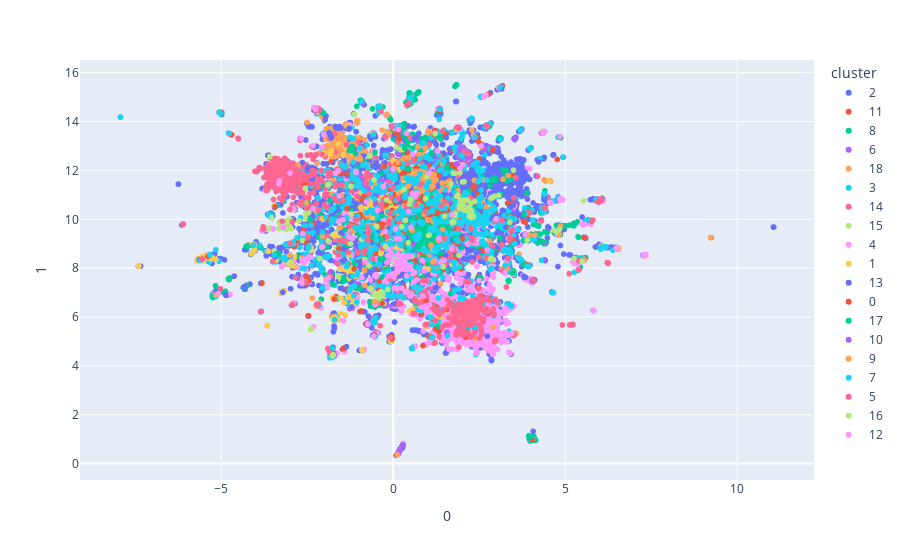

Write notebook code for a chart like this one.
### Code cell
fig = px.scatter(df_umap_es, x=0, y=1, color="cluster")
fig.show(rendere="notebook")

### Figure 1 — Plotly figure (JSON) as saved in the notebook; plotly's stock layout.template omitted (floating-point values rounded to 4 significant figures; data arrays with more than 128 entries replaced by an {"elided": "..."} marker saying what was removed)
{"data": [{"hovertemplate": "cluster=2<br>0=%{x}<br>1=%{y}<extra></extra>", "legendgroup": "2", "marker": {"color": "#636efa", "symbol": "circle"}, "mode": "markers", "name": "2", "showlegend": true, "type": "scattergl", "x": {"elided": "6821 float values"}, "xaxis": "x", "y": {"elided": "6821 float values"}, "yaxis": "y"}, {"hovertemplate": "cluster=11<br>0=%{x}<br>1=%{y}<extra></extra>", "legendgroup": "11", "marker": {"color": "#EF553B", "symbol": "circle"}, "mode": "markers", "name": "11", "showlegend": true, "type": "scattergl", "x": {"elided": "460 float values"}, "xaxis": "x", "y": {"elided": "460 float values"}, "yaxis": "y"}, {"hovertemplate": "cluster=8<br>0=%{x}<br>1=%{y}<extra></extra>", "legendgroup": "8", "marker": {"color": "#00cc96", "symbol": "circle"}, "mode": "markers", "name": "8", "showlegend": true, "type": "scattergl", "x": {"elided": "1833 float values"}, "xaxis": "x", "y": {"elided": "1833 float values"}, "yaxis": "y"}, {"hovertemplate": "cluster=6<br>0=%{x}<br>1=%{y}<extra></extra>", "legendgroup": "6", "marker": {"color": "#ab63fa", "symbol": "circle"}, "mode": "markers", "name": "6", "showlegend": true, "type": "scattergl", "x": {"elided": "519 float values"}, "xaxis": "x", "y": {"elided": "519 float values"}, "yaxis": "y"}, {"hovertemplate": "cluster=18<br>0=%{x}<br>1=%{y}<extra></extra>", "legendgroup": "18", "marker": {"color": "#FFA15A", "symbol": "circle"}, "mode": "markers", "name": "18", "showlegend": true, "type": "scattergl", "x": {"elided": "630 float values"}, "xaxis": "x", "y": {"elided": "630 float values"}, "yaxis": "y"}, {"hovertemplate": "cluster=3<br>0=%{x}<br>1=%{y}<extra></extra>", "legendgroup": "3", "marker": {"color": "#19d3f3", "symbol": "circle"}, "mode": "markers", "name": "3", "showlegend": true, "type": "scattergl", "x": {"elided": "1466 float values"}, "xaxis": "x", "y": {"elided": "1466 float values"}, "yaxis": "y"}, {"hovertemplate": "cluster=14<br>0=%{x}<br>1=%{y}<extra></extra>", "legendgroup": "14", "marker": {"color": "#FF6692", "symbol": "circle"}, "mode": "markers", "name": "14", "showlegend": true, "type": "scattergl", "x": {"elided": "1135 float values"}, "xaxis": "x", "y": {"elided": "1135 float values"}, "yaxis": "y"}, {"hovertemplate": "cluster=15<br>0=%{x}<br>1=%{y}<extra></extra>", "legendgroup": "15", "marker": {"color": "#B6E880", "symbol": "circle"}, "mode": "markers", "name": "15", "showlegend": true, "type": "scattergl", "x": {"elided": "185 float values"}, "xaxis": "x", "y": {"elided": "185 float values"}, "yaxis": "y"}, {"hovertemplate": "cluster=4<br>0=%{x}<br>1=%{y}<extra></extra>", "legendgroup": "4", "marker": {"color": "#FF97FF", "symbol": "circle"}, "mode": "markers", "name": "4", "showlegend": true, "type": "scattergl", "x": {"elided": "2578 float values"}, "xaxis": "x", "y": {"elided": "2578 float values"}, "yaxis": "y"}, {"hovertemplate": "cluster=1<br>0=%{x}<br>1=%{y}<extra></extra>", "legendgroup": "1", "marker": {"color": "#FECB52", "symbol": "circle"}, "mode": "markers", "name": "1", "showlegend": true, "type": "scattergl", "x": {"elided": "530 float values"}, "xaxis": "x", "y": {"elided": "530 float values"}, "yaxis": "y"}, {"hovertemplate": "cluster=13<br>0=%{x}<br>1=%{y}<extra></extra>", "legendgroup": "13", "marker": {"color": "#636efa", "symbol": "circle"}, "mode": "markers", "name": "13", "showlegend": true, "type": "scattergl", "x": {"elided": "937 float values"}, "xaxis": "x", "y": {"elided": "937 float values"}, "yaxis": "y"}, {"hovertemplate": "cluster=0<br>0=%{x}<br>1=%{y}<extra></extra>", "legendgroup": "0", "marker": {"color": "#EF553B", "symbol": "circle"}, "mode": "markers", "name": "0", "showlegend": true, "type": "scattergl", "x": {"elided": "397 float values"}, "xaxis": "x", "y": {"elided": "397 float values"}, "yaxis": "y"}, {"hovertemplate": "cluster=17<br>0=%{x}<br>1=%{y}<extra></extra>", "legendgroup": "17", "marker": {"color": "#00cc96", "symbol": "circle"}, "mode": "markers", "name": "17", "showlegend": true, "type": "scattergl", "x": {"elided": "455 float values"}, "xaxis": "x", "y": {"elided": "455 float values"}, "yaxis": "y"}, {"hovertemplate": "cluster=10<br>0=%{x}<br>1=%{y}<extra></extra>", "legendgroup": "10", "marker": {"color": "#ab63fa", "symbol": "circle"}, "mode": "markers", "name": "10", "showlegend": true, "type": "scattergl", "x": [0.1914, 0.1192, 0.1337, 0.1404, 1.99, 0.1196, 2.135, 1.604, 0.203, 2.063, 2.02, 0.1194, 0.1427, 2.007, 1.989, 0.196, 2.13, 0.1199, 0.1203, 2.034, 0.1196, 2.053, 0.1394, 1.884, 0.1212, 1.985, 1.964, 2.157, 0.1204, 1.935, 1.991, 1.559, 2.061, 1.944, 0.1438, 2.16, 0.2753, 0.1207, 2.179, 0.1202, 2.072, 2.214, 1.99, 0.2945, 2.04, 0.1085, 0.1184, 1.849, 2.129, 0.2745, 1.922, 1.959, -0.6302, 1.997, 2.018, 0.1196, 0.2238, 0.1614, 2.158, 0.2, 0.1233, 0.1207, 0.1579, 2.001, 0.12, 0.1187, 1.917, 2.164, 0.1827, 0.08023, 0.1402, 0.1201, 0.1966, 2.162, 2.009, -0.5048, 0.1205, 2.0, 0.12, 1.968, 2.0, 2.197, 0.1189, 2.045, 0.1379, 1.923, 0.1218, 1.981, 0.2682, 1.991, 0.2071, -0.5108, 2.153, 0.1208, 0.268, 0.1188, 0.1182, 1.964, 0.1275, 0.1184, 2.152, 1.989, 1.999, 0.1186, 1.995, 0.2578, 1.977, 0.2472, 0.1218, 0.5823, 0.1247, 0.1185, 0.1216, 1.981, 2.167, 1.982, 2.184, 2.003, 2.013, 0.1226, 0.1421, 0.2915, 0.2752, 1.402], "xaxis": "x", "y": [0.547, 0.379, 0.3983, 0.395, 12.94, 0.3877, 12.7, 10.71, 0.5894, 9.73, 12.94, 0.3824, 0.4164, 12.95, 12.61, 0.5976, 12.72, 0.382, 0.3847, 12.94, 0.3816, 12.71, 0.4034, 12.54, 0.3838, 12.87, 12.84, 12.51, 0.3827, 12.82, 12.93, 5.377, 12.77, 12.82, 0.4057, 12.68, 0.7576, 0.3825, 12.67, 0.3808, 12.87, 12.66, 12.91, 0.7747, 12.74, 0.3594, 0.382, 12.28, 12.79, 0.7574, 12.87, 12.74, 10.33, 12.77, 12.84, 0.3812, 10.12, 0.4883, 12.69, 0.5415, 0.3876, 0.3769, 0.4195, 12.78, 0.3814, 0.3805, 12.67, 12.71, 0.543, 0.3418, 0.4366, 0.3815, 0.595, 12.63, 12.83, 10.68, 0.3817, 12.78, 0.3812, 12.75, 12.89, 12.6, 0.3809, 12.87, 0.4154, 12.53, 0.3831, 12.79, 0.7434, 12.83, 0.5843, 10.6, 12.51, 0.382, 0.7437, 0.3808, 0.3805, 12.9, 0.3927, 0.3803, 12.65, 12.76, 12.78, 0.3804, 12.91, 0.7168, 12.87, 0.692, 0.3833, 8.99, 0.3897, 0.38, 0.3808, 12.84, 12.61, 12.85, 12.55, 12.81, 12.88, 0.3844, 0.4034, 0.7726, 0.7579, 9.499], "yaxis": "y"}, {"hovertemplate": "cluster=9<br>0=%{x}<br>1=%{y}<extra></extra>", "legendgroup": "9", "marker": {"color": "#FFA15A", "symbol": "circle"}, "mode": "markers", "name": "9", "showlegend": true, "type": "scattergl", "x": {"elided": "225 float values"}, "xaxis": "x", "y": {"elided": "225 float values"}, "yaxis": "y"}, {"hovertemplate": "cluster=7<br>0=%{x}<br>1=%{y}<extra></extra>", "legendgroup": "7", "marker": {"color": "#19d3f3", "symbol": "circle"}, "mode": "markers", "name": "7", "showlegend": true, "type": "scattergl", "x": {"elided": "685 float values"}, "xaxis": "x", "y": {"elided": "685 float values"}, "yaxis": "y"}, {"hovertemplate": "cluster=5<br>0=%{x}<br>1=%{y}<extra></extra>", "legendgroup": "5", "marker": {"color": "#FF6692", "symbol": "circle"}, "mode": "markers", "name": "5", "showlegend": true, "type": "scattergl", "x": {"elided": "659 float values"}, "xaxis": "x", "y": {"elided": "659 float values"}, "yaxis": "y"}, {"hovertemplate": "cluster=16<br>0=%{x}<br>1=%{y}<extra></extra>", "legendgroup": "16", "marker": {"color": "#B6E880", "symbol": "circle"}, "mode": "markers", "name": "16", "showlegend": true, "type": "scattergl", "x": {"elided": "144 float values"}, "xaxis": "x", "y": {"elided": "144 float values"}, "yaxis": "y"}, {"hovertemplate": "cluster=12<br>0=%{x}<br>1=%{y}<extra></extra>", "legendgroup": "12", "marker": {"color": "#FF97FF", "symbol": "circle"}, "mode": "markers", "name": "12", "showlegend": true, "type": "scattergl", "x": {"elided": "217 float values"}, "xaxis": "x", "y": {"elided": "217 float values"}, "yaxis": "y"}], "layout": {"legend": {"title": {"text": "cluster"}, "tracegroupgap": 0}, "margin": {"t": 60}, "xaxis": {"anchor": "y", "domain": [0, 1], "title": {"text": "0"}}, "yaxis": {"anchor": "x", "domain": [0, 1], "title": {"text": "1"}}}}
